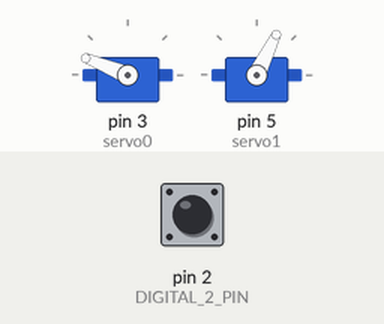
Simulated run of this sketch. Board: Arduino Uno, built with avr-gcc and run on an emulated ATmega328P. Shown: 2 × servo. The test bench sets the inputs (shaded band); at power-on: pin 2 (DIGITAL_2_PIN) HIGH. What the sketch prints to the serial monitor is not drawn.

Above: at 1.2 s.
1.3 s: pin 2 (DIGITAL_2_PIN) pulled LOW for 0.15 s
At 1.7 s:
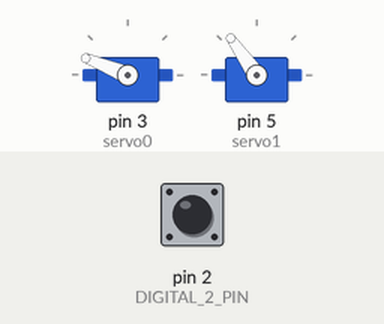
At 5.2 s:
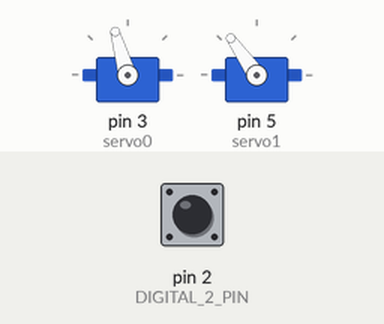
Timing chart, 0 to 7.8 s (numbered marks = the images above; inputs shaded):
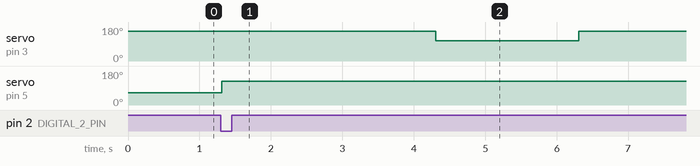

Measured:
- after the input at 1.3 s, servo on pin 3 (servo0): 158° → 106° after 3.0 s, → 158° 2.0 s later; servo on pin 5 (servo1): 64° → 125° at once

The sketch:

GeekBeer-Refrigerator.ino
```cpp
/*******************************************************
 *                      FRIDGE.
 *      fridge. hodor hodor fridge HOLD THE DOOR.
 *
 *******************************************************/

#include <Servo.h>        //Include the Servo Library
#include <Bounce2.h>

Servo servo0;              //This creates an object for the Servo library, 'servo0'.
Servo servo1;              //This creates an object for the Servo library, 'servo1'.

const int DIGITAL_2_PIN = 2; // Analog Pin 3 is the fourth Rotation Knob in the system. This will be set to control the Wrist Servo on the Snapper.

Bounce buttonLeft  = Bounce();  //debouncing

void setup()
{
  Serial.begin(9600); // This begins sending Serial Output at a baud rate of 9600, which can be read in the Serial Monitor in your Arduino IDE

  pinMode(DIGITAL_2_PIN, INPUT_PULLUP); // Setting Digital Pin 2 to Input
  buttonLeft.attach(DIGITAL_2_PIN);
  buttonLeft.interval(5); // interval in ms

  servo0.attach(3);  // This attaches the servo to the appropriate pin using the servo library.
  servo1.attach(5);  // This attaches the servo to the appropriate pin using the servo library.

  servo0.writeMicroseconds(2171); //Pusher Neutral
  servo1.writeMicroseconds(1200);  //Door Closed

  Serial.println("Starting Up..."); //Send some text over Serial
}

void loop()
{

  buttonLeft.update();

  /*
   * Set Current Values of the Servos
   */

  int punchLeft  = buttonLeft.read();
  delay(2); //delay for 2 milliseconds

  /*
   * Do things with the buttons
   */

  //Left Punch
  if ( punchLeft == LOW )
  {
    servo1.writeMicroseconds(1834); //Door Open
    delay(3000); //Wait
    servo0.writeMicroseconds(1638); //Push Can out
    delay(2000); //Wait
    servo0.writeMicroseconds(2171);//Move Pusher back to Neutral
    delay(2000); //Wait
    servo1.writeMicroseconds(1200); //Close Door
  }
}
```
